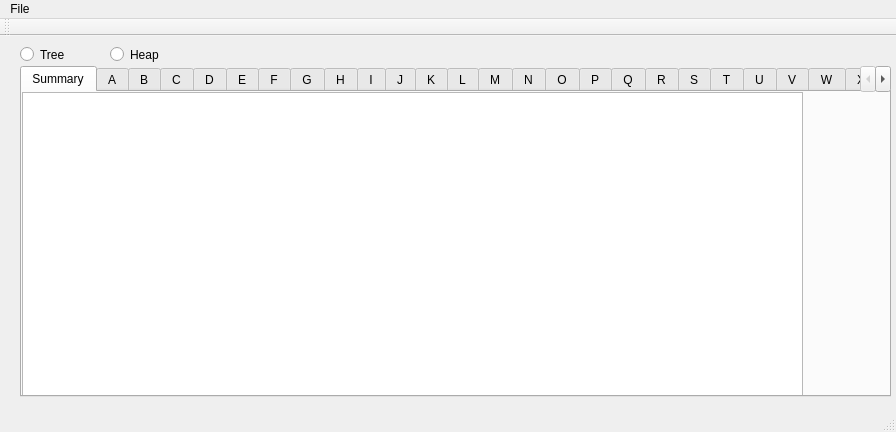
<?xml version="1.0" encoding="UTF-8"?>
<ui version="4.0">
 <class>MainWindow</class>
 <widget class="QMainWindow" name="MainWindow">
  <property name="geometry">
   <rect>
    <x>0</x>
    <y>0</y>
    <width>896</width>
    <height>432</height>
   </rect>
  </property>
  <property name="windowTitle">
   <string>MainWindow</string>
  </property>
  <widget class="QWidget" name="centralWidget">
   <widget class="QTabWidget" name="tabWidget">
    <property name="geometry">
     <rect>
      <x>20</x>
      <y>30</y>
      <width>871</width>
      <height>331</height>
     </rect>
    </property>
    <property name="currentIndex">
     <number>0</number>
    </property>
    <widget class="QWidget" name="tab">
     <attribute name="title">
      <string>Summary</string>
     </attribute>
     <widget class="QTextBrowser" name="textBrowser">
      <property name="geometry">
       <rect>
        <x>0</x>
        <y>0</y>
        <width>781</width>
        <height>311</height>
       </rect>
      </property>
     </widget>
    </widget>
    <widget class="QWidget" name="tab_2">
     <attribute name="title">
      <string>A</string>
     </attribute>
     <widget class="QTextBrowser" name="textBrowser_1">
      <property name="geometry">
       <rect>
        <x>0</x>
        <y>0</y>
        <width>781</width>
        <height>311</height>
       </rect>
      </property>
     </widget>
    </widget>
    <widget class="QWidget" name="tab_3">
     <attribute name="title">
      <string>B</string>
     </attribute>
     <widget class="QTextBrowser" name="textBrowser_2">
      <property name="geometry">
       <rect>
        <x>0</x>
        <y>0</y>
        <width>781</width>
        <height>311</height>
       </rect>
      </property>
     </widget>
    </widget>
    <widget class="QWidget" name="tab_4">
     <attribute name="title">
      <string>C</string>
     </attribute>
     <widget class="QTextBrowser" name="textBrowser_3">
      <property name="geometry">
       <rect>
        <x>0</x>
        <y>0</y>
        <width>781</width>
        <height>311</height>
       </rect>
      </property>
     </widget>
    </widget>
    <widget class="QWidget" name="tab_5">
     <attribute name="title">
      <string>D</string>
     </attribute>
     <widget class="QTextBrowser" name="textBrowser_4">
      <property name="geometry">
       <rect>
        <x>0</x>
        <y>0</y>
        <width>781</width>
        <height>311</height>
       </rect>
      </property>
     </widget>
    </widget>
    <widget class="QWidget" name="tab_6">
     <attribute name="title">
      <string>E</string>
     </attribute>
     <widget class="QTextBrowser" name="textBrowser_5">
      <property name="geometry">
       <rect>
        <x>0</x>
        <y>0</y>
        <width>781</width>
        <height>311</height>
       </rect>
      </property>
     </widget>
    </widget>
    <widget class="QWidget" name="tab_7">
     <attribute name="title">
      <string>F</string>
     </attribute>
     <widget class="QTextBrowser" name="textBrowser_6">
      <property name="geometry">
       <rect>
        <x>0</x>
        <y>0</y>
        <width>781</width>
        <height>311</height>
       </rect>
      </property>
     </widget>
    </widget>
    <widget class="QWidget" name="tab_8">
     <attribute name="title">
      <string>G</string>
     </attribute>
     <widget class="QTextBrowser" name="textBrowser_7">
      <property name="geometry">
       <rect>
        <x>0</x>
        <y>0</y>
        <width>781</width>
        <height>311</height>
       </rect>
      </property>
     </widget>
    </widget>
    <widget class="QWidget" name="tab_9">
     <attribute name="title">
      <string>H</string>
     </attribute>
     <widget class="QTextBrowser" name="textBrowser_8">
      <property name="geometry">
       <rect>
        <x>0</x>
        <y>0</y>
        <width>781</width>
        <height>311</height>
       </rect>
      </property>
     </widget>
    </widget>
    <widget class="QWidget" name="tab_10">
     <attribute name="title">
      <string>I</string>
     </attribute>
     <widget class="QTextBrowser" name="textBrowser_9">
      <property name="geometry">
       <rect>
        <x>0</x>
        <y>0</y>
        <width>781</width>
        <height>311</height>
       </rect>
      </property>
     </widget>
    </widget>
    <widget class="QWidget" name="tab_11">
     <attribute name="title">
      <string>J</string>
     </attribute>
     <widget class="QTextBrowser" name="textBrowser_10">
      <property name="geometry">
       <rect>
        <x>0</x>
        <y>0</y>
        <width>781</width>
        <height>311</height>
       </rect>
      </property>
     </widget>
    </widget>
    <widget class="QWidget" name="tab_12">
     <attribute name="title">
      <string>K</string>
     </attribute>
     <widget class="QTextBrowser" name="textBrowser_11">
      <property name="geometry">
       <rect>
        <x>0</x>
        <y>0</y>
        <width>781</width>
        <height>311</height>
       </rect>
      </property>
     </widget>
    </widget>
    <widget class="QWidget" name="tab_13">
     <attribute name="title">
      <string>L</string>
     </attribute>
     <widget class="QTextBrowser" name="textBrowser_12">
      <property name="geometry">
       <rect>
        <x>0</x>
        <y>0</y>
        <width>781</width>
        <height>311</height>
       </rect>
      </property>
     </widget>
    </widget>
    <widget class="QWidget" name="tab_14">
     <attribute name="title">
      <string>M</string>
     </attribute>
     <widget class="QTextBrowser" name="textBrowser_13">
      <property name="geometry">
       <rect>
        <x>0</x>
        <y>0</y>
        <width>781</width>
        <height>311</height>
       </rect>
      </property>
     </widget>
    </widget>
    <widget class="QWidget" name="tab_15">
     <attribute name="title">
      <string>N</string>
     </attribute>
     <widget class="QTextBrowser" name="textBrowser_14">
      <property name="geometry">
       <rect>
        <x>0</x>
        <y>0</y>
        <width>781</width>
        <height>311</height>
       </rect>
      </property>
     </widget>
    </widget>
    <widget class="QWidget" name="tab_16">
     <attribute name="title">
      <string>O</string>
     </attribute>
     <widget class="QTextBrowser" name="textBrowser_15">
      <property name="geometry">
       <rect>
        <x>0</x>
        <y>0</y>
        <width>781</width>
        <height>311</height>
       </rect>
      </property>
     </widget>
    </widget>
    <widget class="QWidget" name="tab_17">
     <attribute name="title">
      <string>P</string>
     </attribute>
     <widget class="QTextBrowser" name="textBrowser_16">
      <property name="geometry">
       <rect>
        <x>0</x>
        <y>0</y>
        <width>781</width>
        <height>311</height>
       </rect>
      </property>
     </widget>
    </widget>
    <widget class="QWidget" name="tab_18">
     <attribute name="title">
      <string>Q</string>
     </attribute>
     <widget class="QTextBrowser" name="textBrowser_17">
      <property name="geometry">
       <rect>
        <x>0</x>
        <y>0</y>
        <width>781</width>
        <height>311</height>
       </rect>
      </property>
     </widget>
    </widget>
    <widget class="QWidget" name="tab_19">
     <attribute name="title">
      <string>R</string>
     </attribute>
     <widget class="QTextBrowser" name="textBrowser_18">
      <property name="geometry">
       <rect>
        <x>0</x>
        <y>0</y>
        <width>781</width>
        <height>311</height>
       </rect>
      </property>
     </widget>
    </widget>
    <widget class="QWidget" name="tab_20">
     <attribute name="title">
      <string>S</string>
     </attribute>
     <widget class="QTextBrowser" name="textBrowser_19">
      <property name="geometry">
       <rect>
        <x>0</x>
        <y>0</y>
        <width>781</width>
        <height>311</height>
       </rect>
      </property>
     </widget>
    </widget>
    <widget class="QWidget" name="tab_21">
     <attribute name="title">
      <string>T</string>
     </attribute>
     <widget class="QTextBrowser" name="textBrowser_20">
      <property name="geometry">
       <rect>
        <x>0</x>
        <y>0</y>
        <width>781</width>
        <height>311</height>
       </rect>
      </property>
     </widget>
    </widget>
    <widget class="QWidget" name="tab_22">
     <attribute name="title">
      <string>U</string>
     </attribute>
     <widget class="QTextBrowser" name="textBrowser_21">
      <property name="geometry">
       <rect>
        <x>0</x>
        <y>0</y>
        <width>781</width>
        <height>311</height>
       </rect>
      </property>
     </widget>
    </widget>
    <widget class="QWidget" name="tab_23">
     <attribute name="title">
      <string>V</string>
     </attribute>
     <widget class="QTextBrowser" name="textBrowser_22">
      <property name="geometry">
       <rect>
        <x>0</x>
        <y>0</y>
        <width>781</width>
        <height>311</height>
       </rect>
      </property>
     </widget>
    </widget>
    <widget class="QWidget" name="tab_24">
     <attribute name="title">
      <string>W</string>
     </attribute>
     <widget class="QTextBrowser" name="textBrowser_23">
      <property name="geometry">
       <rect>
        <x>0</x>
        <y>0</y>
        <width>781</width>
        <height>311</height>
       </rect>
      </property>
     </widget>
    </widget>
    <widget class="QWidget" name="tab_25">
     <attribute name="title">
      <string>X</string>
     </attribute>
     <widget class="QTextBrowser" name="textBrowser_24">
      <property name="geometry">
       <rect>
        <x>0</x>
        <y>0</y>
        <width>781</width>
        <height>311</height>
       </rect>
      </property>
     </widget>
    </widget>
    <widget class="QWidget" name="tab_26">
     <attribute name="title">
      <string>Y</string>
     </attribute>
     <widget class="QTextBrowser" name="textBrowser_25">
      <property name="geometry">
       <rect>
        <x>0</x>
        <y>0</y>
        <width>781</width>
        <height>311</height>
       </rect>
      </property>
     </widget>
    </widget>
    <widget class="QWidget" name="tab_27">
     <attribute name="title">
      <string>Z</string>
     </attribute>
     <widget class="QTextBrowser" name="textBrowser_26">
      <property name="geometry">
       <rect>
        <x>0</x>
        <y>0</y>
        <width>781</width>
        <height>311</height>
       </rect>
      </property>
     </widget>
    </widget>
   </widget>
   <widget class="QRadioButton" name="treeButton">
    <property name="geometry">
     <rect>
      <x>20</x>
      <y>10</y>
      <width>82</width>
      <height>17</height>
     </rect>
    </property>
    <property name="text">
     <string>Tree</string>
    </property>
   </widget>
   <widget class="QRadioButton" name="heapButton">
    <property name="geometry">
     <rect>
      <x>110</x>
      <y>10</y>
      <width>82</width>
      <height>17</height>
     </rect>
    </property>
    <property name="text">
     <string>Heap</string>
    </property>
   </widget>
  </widget>
  <widget class="QMenuBar" name="menuBar">
   <property name="geometry">
    <rect>
     <x>0</x>
     <y>0</y>
     <width>896</width>
     <height>21</height>
    </rect>
   </property>
   <widget class="QMenu" name="menuFile">
    <property name="title">
     <string>File</string>
    </property>
    <addaction name="actionOpen"/>
   </widget>
   <addaction name="menuFile"/>
  </widget>
  <widget class="QToolBar" name="mainToolBar">
   <attribute name="toolBarArea">
    <enum>TopToolBarArea</enum>
   </attribute>
   <attribute name="toolBarBreak">
    <bool>false</bool>
   </attribute>
  </widget>
  <widget class="QStatusBar" name="statusBar"/>
  <action name="actionOpen">
   <property name="text">
    <string>Open</string>
   </property>
  </action>
 </widget>
 <layoutdefault spacing="6" margin="11"/>
 <resources/>
 <connections/>
</ui>
